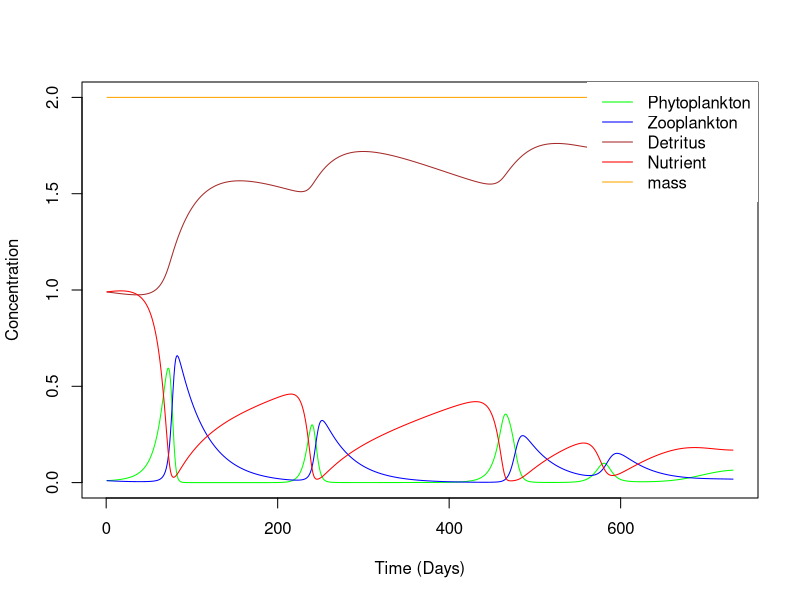

Recreate this plot in R.

library(deSolve)


npzd <- function(time, variables, parameters) {
  with(as.list(c(variables, parameters)), {
    
    light <- 1 + 0.5 * abs(sin( pi * time / 365))  # no unit, it is a relative value 
    light_lim = light/ (ksLight + light)
    
    
    temp  <- 2 + 18 * abs(sin( pi * (time) / 365)) #celcius
    
    
    temp_lim <- exp(0.063 * temp) #eppley function
    
    p_resp = Ipn * pp  # phyto respiration
    z_resp = Izn * zoo  # zoo respiration 
    n_upt = rmax * light_lim * nut / (kn + nut) * temp_lim * pp # nutrient uptake
    mineralization = Idn * detr  # remineralization
    graz = gmax * (1 - exp(-Iv*pp)) *  zoo  * temp_lim # grazing
    z_mort = Izd* zoo # zoo mortality
    p_mort = Ipd *  pp # phyto mortality
    
    dpp = n_upt - p_mort - graz - p_resp
    dzoo = graz - z_mort - z_resp
    ddetr = p_mort + z_mort - mineralization
    dnut =  p_resp + z_resp + mineralization - n_upt
    
    
    return(list(c(dpp, dzoo, ddetr, dnut)))
    
  })
}

#parameters

parameters <- c(rmax = 1.2, # nutrient uptake
                kn = 0.1, # half saturation constant
                Ipn = 0.01, # phyto respiration
                Ipd = 0.02, # phyto mortality
                Idn = 0.001, # remineralization
                gmax = 0.2, # maximum grazing
                Iv = 1.8, # Ivlev constant for grazing of zoo on pp
                Izn = 0.01, # zoo respiration
                Izd = 0.02 ,# zoo mortality
                ksLight = 20
)

#initial conditionss

variables <- c(pp =0.01, zoo=0.01, detr=0.99, nut= 0.99 )

#similation period

simtime <- seq(0, 730, by = 1)


#simulate
output <- as.data.frame(ode(func = npzd, y = variables, parms = parameters, times = simtime))

#mass conservation check
output$total_mass <- output$pp + output$zoo + output$detr + output$nut

# plot the simulation

matplot(output[, -1], type = "l", xlab = "Time (Days)", ylab = "Concentration",
        col = c("green", "blue", "brown", "red","orange"), lty = c(1, 1, 1, 1))

legend("topright", c("Phytoplankton", "Zooplankton", "Detritus", "Nutrient","mass"),
       lty = c(1, 1, 1, 1), col = c("green", "blue", "brown", "red","orange"), box.lwd = 0)


#light <- 1 + 0.5 * abs(sin( pi * simtime / 365))  # Seasonal light variation (1-year period)
#light_lim = light/ (ksLight + light)
#ksLight = 2
#plot(light)

#temp  <- 2 + 18 * abs(sin( pi * (simtime) / 360)) 
#temp_lim <- exp(0.063 * temp)
#plot(temp)
